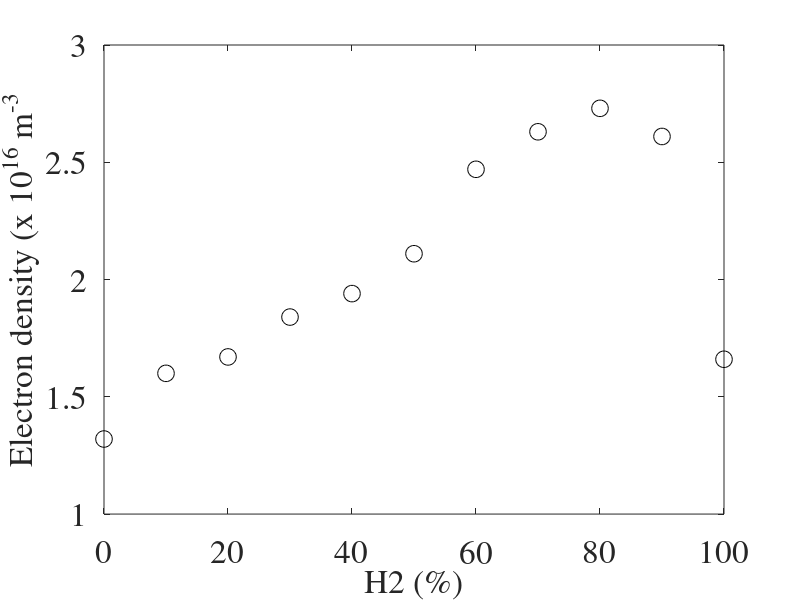

Source code (MATLAB):
H2 = [0:10:100];

ne = [1.32 1.6 1.67 1.84 1.94 2.11 2.47 2.63 2.73 2.61 1.66]

figure(1)
plot(H2, ne, 'ko', 'Markersize', 12)


set(gca,'FontSize',24,'FontName','Times')
xlabel('H2 (%)', 'FontName', 'Times', 'FontSize', 24); 
ylabel('Electron density (x 10^{16} m^{-3}', 'FontName', 'Times', 'FontSize', 24);

box on